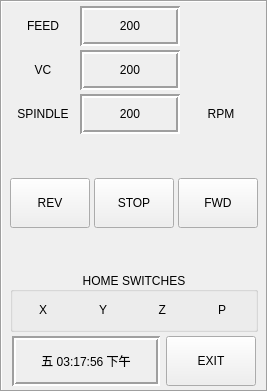
         <widget class="QFrame" name="Status_frame">
          <property name="sizePolicy">
           <sizepolicy hsizetype="Preferred" vsizetype="Preferred">
            <horstretch>0</horstretch>
            <verstretch>0</verstretch>
           </sizepolicy>
          </property>
          <property name="minimumSize">
           <size>
            <width>0</width>
            <height>0</height>
           </size>
          </property>
          <property name="maximumSize">
           <size>
            <width>16777215</width>
            <height>16777215</height>
           </size>
          </property>
          <property name="frameShape">
           <enum>QFrame::Box</enum>
          </property>
          <property name="frameShadow">
           <enum>QFrame::Sunken</enum>
          </property>
          <layout class="QVBoxLayout" name="verticalLayout_5">
           <property name="spacing">
            <number>4</number>
           </property>
           <property name="leftMargin">
            <number>8</number>
           </property>
           <property name="topMargin">
            <number>4</number>
           </property>
           <property name="rightMargin">
            <number>8</number>
           </property>
           <property name="bottomMargin">
            <number>4</number>
           </property>
           <item>
            <widget class="QWidget" name="widget_speeds" native="true">
             <layout class="QGridLayout" name="gridLayout_5">
              <property name="leftMargin">
               <number>0</number>
              </property>
              <property name="topMargin">
               <number>0</number>
              </property>
              <property name="rightMargin">
               <number>0</number>
              </property>
              <property name="bottomMargin">
               <number>0</number>
              </property>
              <property name="spacing">
               <number>4</number>
              </property>
              <item row="0" column="0">
               <widget class="QLabel" name="label_feed">
                <property name="sizePolicy">
                 <sizepolicy hsizetype="Preferred" vsizetype="Fixed">
                  <horstretch>0</horstretch>
                  <verstretch>0</verstretch>
                 </sizepolicy>
                </property>
                <property name="minimumSize">
                 <size>
                  <width>0</width>
                  <height>40</height>
                 </size>
                </property>
                <property name="maximumSize">
                 <size>
                  <width>105</width>
                  <height>40</height>
                 </size>
                </property>
                <property name="text">
                 <string>FEED</string>
                </property>
                <property name="alignment">
                 <set>Qt::AlignCenter</set>
                </property>
               </widget>
              </item>
              <item row="1" column="0">
               <widget class="QLabel" name="label_vc">
                <property name="sizePolicy">
                 <sizepolicy hsizetype="Preferred" vsizetype="Fixed">
                  <horstretch>0</horstretch>
                  <verstretch>0</verstretch>
                 </sizepolicy>
                </property>
                <property name="minimumSize">
                 <size>
                  <width>0</width>
                  <height>40</height>
                 </size>
                </property>
                <property name="maximumSize">
                 <size>
                  <width>105</width>
                  <height>40</height>
                 </size>
                </property>
                <property name="text">
                 <string>VC</string>
                </property>
                <property name="alignment">
                 <set>Qt::AlignCenter</set>
                </property>
               </widget>
              </item>
              <item row="0" column="1">
               <widget class="StatusLabel" name="statuslabel_feed">
                <property name="sizePolicy">
                 <sizepolicy hsizetype="Fixed" vsizetype="Fixed">
                  <horstretch>0</horstretch>
                  <verstretch>0</verstretch>
                 </sizepolicy>
                </property>
                <property name="minimumSize">
                 <size>
                  <width>100</width>
                  <height>40</height>
                 </size>
                </property>
                <property name="maximumSize">
                 <size>
                  <width>100</width>
                  <height>40</height>
                 </size>
                </property>
                <property name="frameShape">
                 <enum>QFrame::Box</enum>
                </property>
                <property name="frameShadow">
                 <enum>QFrame::Sunken</enum>
                </property>
                <property name="lineWidth">
                 <number>2</number>
                </property>
                <property name="text">
                 <string>200</string>
                </property>
                <property name="alignment">
                 <set>Qt::AlignCenter</set>
                </property>
                <property name="textTemplate" stdset="0">
                 <string>%d</string>
                </property>
                <property name="alt_textTemplate" stdset="0">
                 <string>%d</string>
                </property>
                <property name="current_feedrate_status" stdset="0">
                 <bool>true</bool>
                </property>
               </widget>
              </item>
              <item row="1" column="2">
               <widget class="StateLabel" name="statelabel_vc">
                <property name="sizePolicy">
                 <sizepolicy hsizetype="Fixed" vsizetype="Fixed">
                  <horstretch>0</horstretch>
                  <verstretch>0</verstretch>
                 </sizepolicy>
                </property>
                <property name="minimumSize">
                 <size>
                  <width>74</width>
                  <height>40</height>
                 </size>
                </property>
                <property name="maximumSize">
                 <size>
                  <width>74</width>
                  <height>40</height>
                 </size>
                </property>
                <property name="styleSheet">
                 <string notr="true">    background: transparent;
    border-style:none;
</string>
                </property>
                <property name="alignment">
                 <set>Qt::AlignCenter</set>
                </property>
                <property name="true_textTemplate" stdset="0">
                 <string>M/MIN</string>
                </property>
                <property name="false_textTemplate" stdset="0">
                 <string>FT/MIN</string>
                </property>
               </widget>
              </item>
              <item row="1" column="1">
               <widget class="StatusLabel" name="statuslabel_vc">
                <property name="sizePolicy">
                 <sizepolicy hsizetype="Fixed" vsizetype="Fixed">
                  <horstretch>0</horstretch>
                  <verstretch>0</verstretch>
                 </sizepolicy>
                </property>
                <property name="minimumSize">
                 <size>
                  <width>100</width>
                  <height>40</height>
                 </size>
                </property>
                <property name="maximumSize">
                 <size>
                  <width>100</width>
                  <height>40</height>
                 </size>
                </property>
                <property name="frameShape">
                 <enum>QFrame::Box</enum>
                </property>
                <property name="frameShadow">
                 <enum>QFrame::Sunken</enum>
                </property>
                <property name="lineWidth">
                 <number>2</number>
                </property>
                <property name="text">
                 <string>200</string>
                </property>
                <property name="alignment">
                 <set>Qt::AlignCenter</set>
                </property>
                <property name="textTemplate" stdset="0">
                 <string>%d</string>
                </property>
                <property name="alt_textTemplate" stdset="0">
                 <string>%d</string>
                </property>
                <property name="feed_override_status" stdset="0">
                 <bool>false</bool>
                </property>
                <property name="actual_surface_speed_status" stdset="0">
                 <bool>true</bool>
                </property>
               </widget>
              </item>
              <item row="0" column="2">
               <widget class="StateLabel" name="statelabel_feed">
                <property name="sizePolicy">
                 <sizepolicy hsizetype="Fixed" vsizetype="Fixed">
                  <horstretch>0</horstretch>
                  <verstretch>0</verstretch>
                 </sizepolicy>
                </property>
                <property name="minimumSize">
                 <size>
                  <width>74</width>
                  <height>40</height>
                 </size>
                </property>
                <property name="maximumSize">
                 <size>
                  <width>74</width>
                  <height>40</height>
                 </size>
                </property>
                <property name="styleSheet">
                 <string notr="true">    background: transparent;
    border-style:none;
</string>
                </property>
                <property name="alignment">
                 <set>Qt::AlignCenter</set>
                </property>
                <property name="true_textTemplate" stdset="0">
                 <string>MM/MIN</string>
                </property>
                <property name="false_textTemplate" stdset="0">
                 <string>IN/MIN</string>
                </property>
               </widget>
              </item>
              <item row="2" column="0">
               <widget class="QLabel" name="label_3">
                <property name="sizePolicy">
                 <sizepolicy hsizetype="Preferred" vsizetype="Fixed">
                  <horstretch>0</horstretch>
                  <verstretch>0</verstretch>
                 </sizepolicy>
                </property>
                <property name="minimumSize">
                 <size>
                  <width>0</width>
                  <height>40</height>
                 </size>
                </property>
                <property name="maximumSize">
                 <size>
                  <width>105</width>
                  <height>40</height>
                 </size>
                </property>
                <property name="text">
                 <string>SPINDLE</string>
                </property>
                <property name="alignment">
                 <set>Qt::AlignCenter</set>
                </property>
               </widget>
              </item>
              <item row="2" column="1">
               <widget class="StatusLabel" name="label_spindle_rpm">
                <property name="sizePolicy">
                 <sizepolicy hsizetype="Fixed" vsizetype="Fixed">
                  <horstretch>0</horstretch>
                  <verstretch>0</verstretch>
                 </sizepolicy>
                </property>
                <property name="minimumSize">
                 <size>
                  <width>100</width>
                  <height>40</height>
                 </size>
                </property>
                <property name="maximumSize">
                 <size>
                  <width>100</width>
                  <height>40</height>
                 </size>
                </property>
                <property name="frameShape">
                 <enum>QFrame::Box</enum>
                </property>
                <property name="frameShadow">
                 <enum>QFrame::Sunken</enum>
                </property>
                <property name="lineWidth">
                 <number>2</number>
                </property>
                <property name="text">
                 <string>200</string>
                </property>
                <property name="alignment">
                 <set>Qt::AlignCenter</set>
                </property>
                <property name="textTemplate" stdset="0">
                 <string>%d</string>
                </property>
                <property name="alt_textTemplate" stdset="0">
                 <string>%d</string>
                </property>
                <property name="actual_spindle_speed_status" stdset="0">
                 <bool>true</bool>
                </property>
               </widget>
              </item>
              <item row="2" column="2">
               <widget class="QLabel" name="lbl_rpm_units">
                <property name="sizePolicy">
                 <sizepolicy hsizetype="Fixed" vsizetype="Fixed">
                  <horstretch>0</horstretch>
                  <verstretch>0</verstretch>
                 </sizepolicy>
                </property>
                <property name="minimumSize">
                 <size>
                  <width>74</width>
                  <height>40</height>
                 </size>
                </property>
                <property name="maximumSize">
                 <size>
                  <width>74</width>
                  <height>40</height>
                 </size>
                </property>
                <property name="text">
                 <string>RPM</string>
                </property>
                <property name="alignment">
                 <set>Qt::AlignCenter</set>
                </property>
                <property name="wordWrap">
                 <bool>false</bool>
                </property>
                <property name="indent">
                 <number>0</number>
                </property>
               </widget>
              </item>
             </layout>
            </widget>
           </item>
           <item>
            <spacer name="verticalSpacer_12">
             <property name="orientation">
              <enum>Qt::Vertical</enum>
             </property>
             <property name="sizeHint" stdset="0">
              <size>
               <width>20</width>
               <height>40</height>
              </size>
             </property>
            </spacer>
           </item>
           <item>
            <widget class="QWidget" name="widget_spindle_control" native="true">
             <layout class="QHBoxLayout" name="horizontalLayout_16">
              <property name="spacing">
               <number>4</number>
              </property>
              <property name="leftMargin">
               <number>0</number>
              </property>
              <property name="topMargin">
               <number>0</number>
              </property>
              <property name="rightMargin">
               <number>0</number>
              </property>
              <property name="bottomMargin">
               <number>0</number>
              </property>
              <item>
               <widget class="ActionButton" name="spindle_rev_button">
                <property name="sizePolicy">
                 <sizepolicy hsizetype="Fixed" vsizetype="Fixed">
                  <horstretch>0</horstretch>
                  <verstretch>0</verstretch>
                 </sizepolicy>
                </property>
                <property name="minimumSize">
                 <size>
                  <width>80</width>
                  <height>50</height>
                 </size>
                </property>
                <property name="maximumSize">
                 <size>
                  <width>80</width>
                  <height>50</height>
                 </size>
                </property>
                <property name="focusPolicy">
                 <enum>Qt::NoFocus</enum>
                </property>
                <property name="styleSheet">
                 <string notr="true"/>
                </property>
                <property name="text">
                 <string>REV</string>
                </property>
                <property name="icon">
                 <iconset>
                  <normaloff>:/images/ccw_arrow.png</normaloff>:/images/ccw_arrow.png</iconset>
                </property>
                <property name="iconSize">
                 <size>
                  <width>18</width>
                  <height>18</height>
                 </size>
                </property>
                <property name="checkable">
                 <bool>false</bool>
                </property>
                <property name="autoExclusive">
                 <bool>false</bool>
                </property>
                <property name="spindle_rev_action" stdset="0">
                 <bool>true</bool>
                </property>
                <property name="option" stdset="0">
                 <bool>true</bool>
                </property>
                <attribute name="buttonGroup">
                 <string notr="true">spindle_buttonGroup</string>
                </attribute>
               </widget>
              </item>
              <item>
               <widget class="ActionButton" name="spindle_stop_button">
                <property name="sizePolicy">
                 <sizepolicy hsizetype="Fixed" vsizetype="Fixed">
                  <horstretch>0</horstretch>
                  <verstretch>0</verstretch>
                 </sizepolicy>
                </property>
                <property name="minimumSize">
                 <size>
                  <width>80</width>
                  <height>50</height>
                 </size>
                </property>
                <property name="maximumSize">
                 <size>
                  <width>80</width>
                  <height>50</height>
                 </size>
                </property>
                <property name="focusPolicy">
                 <enum>Qt::NoFocus</enum>
                </property>
                <property name="text">
                 <string>STOP</string>
                </property>
                <property name="checkable">
                 <bool>false</bool>
                </property>
                <property name="checked">
                 <bool>false</bool>
                </property>
                <property name="autoExclusive">
                 <bool>false</bool>
                </property>
                <property name="spindle_stop_action" stdset="0">
                 <bool>true</bool>
                </property>
                <attribute name="buttonGroup">
                 <string notr="true">spindle_buttonGroup</string>
                </attribute>
               </widget>
              </item>
              <item>
               <widget class="ActionButton" name="spindle_fwd_button">
                <property name="sizePolicy">
                 <sizepolicy hsizetype="Fixed" vsizetype="Fixed">
                  <horstretch>0</horstretch>
                  <verstretch>0</verstretch>
                 </sizepolicy>
                </property>
                <property name="minimumSize">
                 <size>
                  <width>80</width>
                  <height>50</height>
                 </size>
                </property>
                <property name="maximumSize">
                 <size>
                  <width>80</width>
                  <height>50</height>
                 </size>
                </property>
                <property name="focusPolicy">
                 <enum>Qt::NoFocus</enum>
                </property>
                <property name="layoutDirection">
                 <enum>Qt::LeftToRight</enum>
                </property>
                <property name="text">
                 <string>FWD</string>
                </property>
                <property name="icon">
                 <iconset>
                  <normaloff>:/images/cw_arrow.png</normaloff>:/images/cw_arrow.png</iconset>
                </property>
                <property name="iconSize">
                 <size>
                  <width>18</width>
                  <height>18</height>
                 </size>
                </property>
                <property name="checkable">
                 <bool>false</bool>
                </property>
                <property name="autoExclusive">
                 <bool>false</bool>
                </property>
                <property name="spindle_fwd_action" stdset="0">
                 <bool>true</bool>
                </property>
                <property name="option" stdset="0">
                 <bool>true</bool>
                </property>
                <attribute name="buttonGroup">
                 <string notr="true">spindle_buttonGroup</string>
                </attribute>
               </widget>
              </item>
             </layout>
            </widget>
           </item>
           <item>
            <spacer name="verticalSpacer_9">
             <property name="orientation">
              <enum>Qt::Vertical</enum>
             </property>
             <property name="sizeHint" stdset="0">
              <size>
               <width>20</width>
               <height>40</height>
              </size>
             </property>
            </spacer>
           </item>
           <item>
            <widget class="QGroupBox" name="groupBox_homes">
             <property name="sizePolicy">
              <sizepolicy hsizetype="Preferred" vsizetype="Fixed">
               <horstretch>0</horstretch>
               <verstretch>0</verstretch>
              </sizepolicy>
             </property>
             <property name="minimumSize">
              <size>
               <width>0</width>
               <height>60</height>
              </size>
             </property>
             <property name="maximumSize">
              <size>
               <width>16777215</width>
               <height>60</height>
              </size>
             </property>
             <property name="title">
              <string>HOME SWITCHES</string>
             </property>
             <property name="alignment">
              <set>Qt::AlignCenter</set>
             </property>
             <layout class="QHBoxLayout" name="horizontalLayout_14">
              <property name="spacing">
               <number>4</number>
              </property>
              <property name="leftMargin">
               <number>4</number>
              </property>
              <property name="topMargin">
               <number>0</number>
              </property>
              <property name="rightMargin">
               <number>4</number>
              </property>
              <property name="bottomMargin">
               <number>0</number>
              </property>
              <item>
               <widget class="QLabel" name="label_10">
                <property name="sizePolicy">
                 <sizepolicy hsizetype="Fixed" vsizetype="Fixed">
                  <horstretch>0</horstretch>
                  <verstretch>0</verstretch>
                 </sizepolicy>
                </property>
                <property name="minimumSize">
                 <size>
                  <width>30</width>
                  <height>30</height>
                 </size>
                </property>
                <property name="maximumSize">
                 <size>
                  <width>30</width>
                  <height>30</height>
                 </size>
                </property>
                <property name="text">
                 <string>X</string>
                </property>
                <property name="alignment">
                 <set>Qt::AlignRight|Qt::AlignTrailing|Qt::AlignVCenter</set>
                </property>
               </widget>
              </item>
              <item>
               <widget class="LED" name="hal_led_home_x">
                <property name="diameter">
                 <number>12</number>
                </property>
               </widget>
              </item>
              <item>
               <widget class="QLabel" name="label_11">
                <property name="sizePolicy">
                 <sizepolicy hsizetype="Fixed" vsizetype="Fixed">
                  <horstretch>0</horstretch>
                  <verstretch>0</verstretch>
                 </sizepolicy>
                </property>
                <property name="minimumSize">
                 <size>
                  <width>30</width>
                  <height>30</height>
                 </size>
                </property>
                <property name="maximumSize">
                 <size>
                  <width>30</width>
                  <height>30</height>
                 </size>
                </property>
                <property name="text">
                 <string>Y</string>
                </property>
                <property name="alignment">
                 <set>Qt::AlignRight|Qt::AlignTrailing|Qt::AlignVCenter</set>
                </property>
               </widget>
              </item>
              <item>
               <widget class="LED" name="hal_led_home_y">
                <property name="diameter">
                 <number>12</number>
                </property>
               </widget>
              </item>
              <item>
               <widget class="QLabel" name="label_12">
                <property name="sizePolicy">
                 <sizepolicy hsizetype="Fixed" vsizetype="Fixed">
                  <horstretch>0</horstretch>
                  <verstretch>0</verstretch>
                 </sizepolicy>
                </property>
                <property name="minimumSize">
                 <size>
                  <width>30</width>
                  <height>30</height>
                 </size>
                </property>
                <property name="maximumSize">
                 <size>
                  <width>30</width>
                  <height>30</height>
                 </size>
                </property>
                <property name="text">
                 <string>Z</string>
                </property>
                <property name="alignment">
                 <set>Qt::AlignRight|Qt::AlignTrailing|Qt::AlignVCenter</set>
                </property>
               </widget>
              </item>
              <item>
               <widget class="LED" name="hal_led_home_z">
                <property name="diameter">
                 <number>12</number>
                </property>
               </widget>
              </item>
              <item>
               <widget class="QLabel" name="label_13">
                <property name="sizePolicy">
                 <sizepolicy hsizetype="Fixed" vsizetype="Fixed">
                  <horstretch>0</horstretch>
                  <verstretch>0</verstretch>
                 </sizepolicy>
                </property>
                <property name="minimumSize">
                 <size>
                  <width>30</width>
                  <height>30</height>
                 </size>
                </property>
                <property name="maximumSize">
                 <size>
                  <width>30</width>
                  <height>30</height>
                 </size>
                </property>
                <property name="text">
                 <string>P</string>
                </property>
                <property name="alignment">
                 <set>Qt::AlignRight|Qt::AlignTrailing|Qt::AlignVCenter</set>
                </property>
               </widget>
              </item>
              <item>
               <widget class="LED" name="hal_led_home_p">
                <property name="diameter">
                 <number>12</number>
                </property>
               </widget>
              </item>
             </layout>
            </widget>
           </item>
           <item>
            <widget class="QWidget" name="widget_clock_exit" native="true">
             <layout class="QHBoxLayout" name="clock_exit_layout">
              <property name="leftMargin">
               <number>2</number>
              </property>
              <property name="topMargin">
               <number>0</number>
              </property>
              <property name="rightMargin">
               <number>2</number>
              </property>
              <property name="bottomMargin">
               <number>0</number>
              </property>
              <item>
               <widget class="StatusLabel" name="lbl_clock">
                <property name="sizePolicy">
                 <sizepolicy hsizetype="Preferred" vsizetype="Fixed">
                  <horstretch>0</horstretch>
                  <verstretch>0</verstretch>
                 </sizepolicy>
                </property>
                <property name="minimumSize">
                 <size>
                  <width>0</width>
                  <height>50</height>
                 </size>
                </property>
                <property name="maximumSize">
                 <size>
                  <width>16777215</width>
                  <height>50</height>
                 </size>
                </property>
                <property name="styleSheet">
                 <string notr="true">font: 13pt &quot;Lato Heavy&quot;;</string>
                </property>
                <property name="frameShape">
                 <enum>QFrame::Box</enum>
                </property>
                <property name="frameShadow">
                 <enum>QFrame::Sunken</enum>
                </property>
                <property name="lineWidth">
                 <number>2</number>
                </property>
                <property name="text">
                 <string>五 03:17:56 下午</string>
                </property>
                <property name="alignment">
                 <set>Qt::AlignCenter</set>
                </property>
                <property name="textTemplate" stdset="0">
                 <string>%a %I:%M:%S %P</string>
                </property>
                <property name="feed_override_status" stdset="0">
                 <bool>false</bool>
                </property>
                <property name="time_stamp_status" stdset="0">
                 <bool>true</bool>
                </property>
               </widget>
              </item>
              <item>
               <widget class="ActionButton" name="action_exit">
                <property name="sizePolicy">
                 <sizepolicy hsizetype="Fixed" vsizetype="Fixed">
                  <horstretch>0</horstretch>
                  <verstretch>0</verstretch>
                 </sizepolicy>
                </property>
                <property name="minimumSize">
                 <size>
                  <width>90</width>
                  <height>50</height>
                 </size>
                </property>
                <property name="maximumSize">
                 <size>
                  <width>16777215</width>
                  <height>50</height>
                 </size>
                </property>
                <property name="baseSize">
                 <size>
                  <width>90</width>
                  <height>50</height>
                 </size>
                </property>
                <property name="statusTip">
                 <string>EXIT LINUXCNC</string>
                </property>
                <property name="text">
                 <string>EXIT</string>
                </property>
                <property name="exit_action" stdset="0">
                 <bool>true</bool>
                </property>
                <property name="template_label_option" stdset="0">
                 <bool>false</bool>
                </property>
                <property name="joint_number" stdset="0">
                 <number>0</number>
                </property>
                <property name="incr_imperial_number" stdset="0">
                 <double>0.010000000000000</double>
                </property>
                <property name="incr_mm_number" stdset="0">
                 <double>0.025000000000000</double>
                </property>
                <property name="incr_angular_number" stdset="0">
                 <double>-1.000000000000000</double>
                </property>
                <property name="toggle_float_option" stdset="0">
                 <bool>false</bool>
                </property>
                <property name="float_num" stdset="0">
                 <double>100.000000000000000</double>
                </property>
                <property name="float_alt_num" stdset="0">
                 <double>50.000000000000000</double>
                </property>
                <property name="view_type_string" stdset="0">
                 <string>P</string>
                </property>
                <property name="command_text_string" stdset="0">
                 <string/>
                </property>
                <property name="ini_mdi_number" stdset="0">
                 <number>0</number>
                </property>
                <property name="textTemplate" stdset="0">
                 <string>%1.3f in</string>
                </property>
                <property name="alt_textTemplate" stdset="0">
                 <string>%1.2f mm</string>
                </property>
               </widget>
              </item>
             </layout>
            </widget>
           </item>
          </layout>
         </widget>
